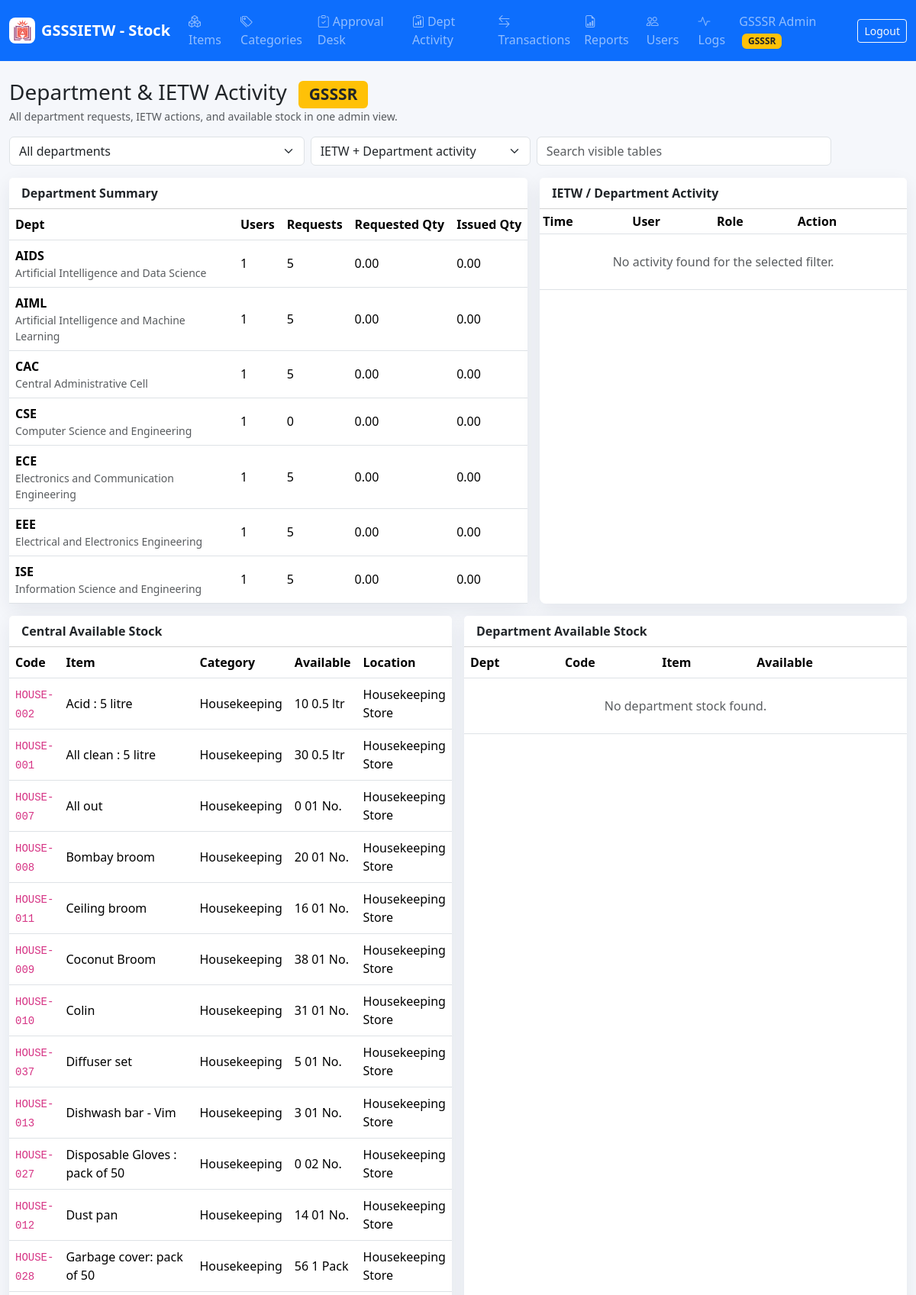
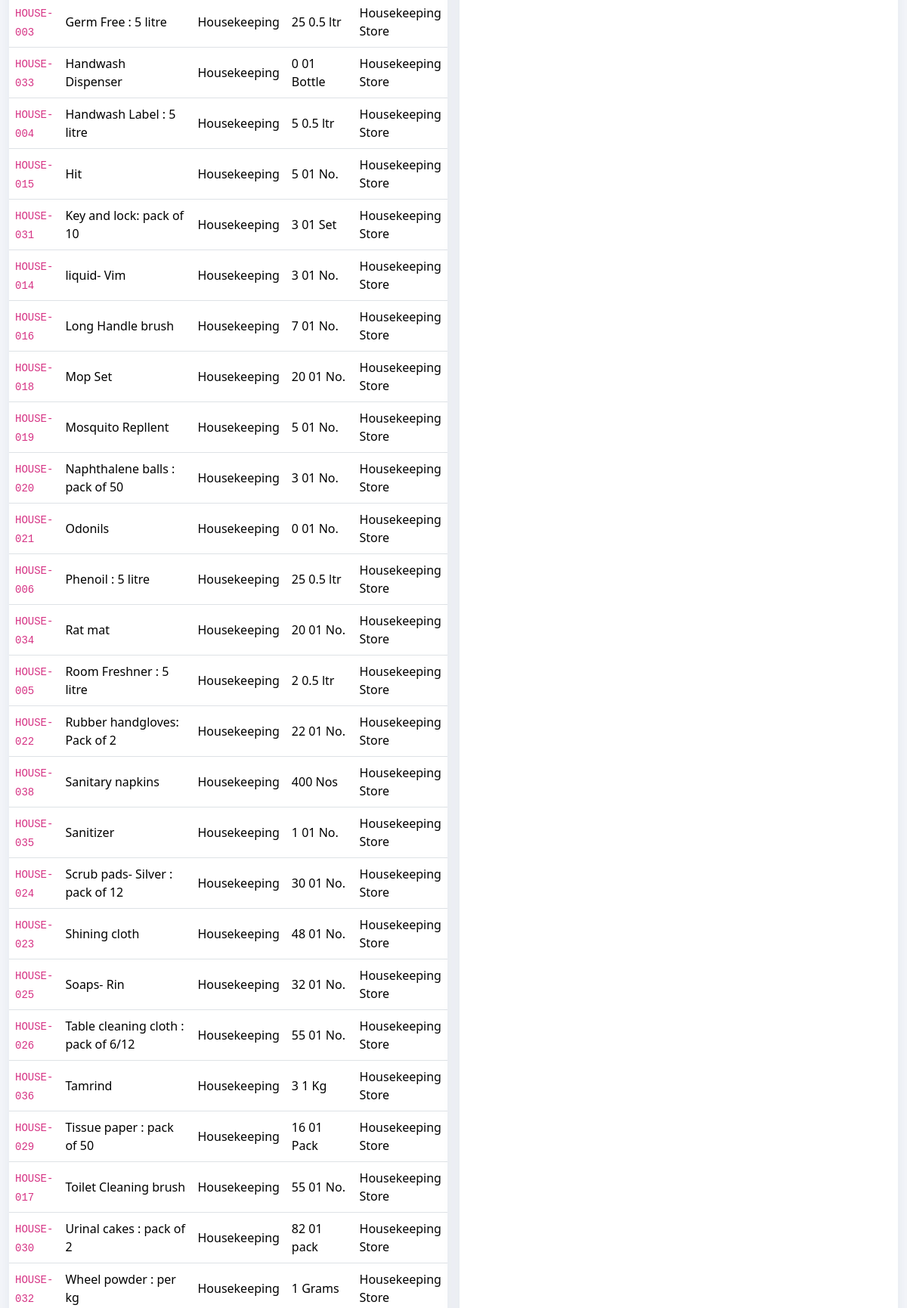
Page /admin/activities.php (signed in, upper part) on the committed database (2 pictures, top to bottom).
### tables this page shows
CREATE TABLE departments (
  id INT AUTO_INCREMENT PRIMARY KEY,
  name VARCHAR(120) NOT NULL UNIQUE,
  code VARCHAR(20) NOT NULL UNIQUE,
  created_at TIMESTAMP DEFAULT CURRENT_TIMESTAMP
);

CREATE TABLE items (
  id INT AUTO_INCREMENT PRIMARY KEY,
  item_code VARCHAR(60) NOT NULL UNIQUE,
  item_name VARCHAR(180) NOT NULL,
  category_id INT NOT NULL,
  quantity DECIMAL(12,2) NOT NULL DEFAULT 0,
  unit VARCHAR(40) NOT NULL DEFAULT 'Nos',
  unit_price DECIMAL(12,2) NOT NULL DEFAULT 0,
  minimum_stock DECIMAL(12,2) NOT NULL DEFAULT 0,
  storage_location VARCHAR(160) NULL,
  description TEXT NULL,
  status ENUM('ACTIVE','INACTIVE') NOT NULL DEFAULT 'ACTIVE',
  archive_reason TEXT NULL,
  archived_by INT NULL,
  archived_at DATETIME NULL,
  deletion_approval_status ENUM('NOT_REQUESTED','PENDING_GSSSR','APPROVED_BY_GSSSR','REJECTED_BY_GSSSR') NOT NULL DEFAULT 'NOT_REQUESTED',
  invoice_path VARCHAR(255) NULL,
  created_by INT NULL,
  created_at TIMESTAMP DEFAULT CURRENT_TIMESTAMP,
  updated_at TIMESTAMP NULL DEFAULT NULL ON UPDATE CURRENT_TIMESTAMP,
  deleted_at TIMESTAMP NULL DEFAULT NULL,
  INDEX idx_items_category (category_id),
  INDEX idx_items_low_stock (quantity, minimum_stock),
  FOREIGN KEY (category_id) REFERENCES categories(id),
  FOREIGN KEY (created_by) REFERENCES users(id),
  FOREIGN KEY (archived_by) REFERENCES users(id)
);

CREATE TABLE categories (
  id INT AUTO_INCREMENT PRIMARY KEY,
  name VARCHAR(120) NOT NULL UNIQUE,
  description TEXT NULL,
  created_at TIMESTAMP DEFAULT CURRENT_TIMESTAMP
);

### includes/functions.php (called while the page is built, shortened)
<?php
require_once __DIR__ . '/db.php';
function e(?string $value): string
{
    return htmlspecialchars((string)$value, ENT_QUOTES, 'UTF-8');
}
function rows(string $sql, array $params = []): array
{
    $stmt = Database::conn()->prepare($sql);
    $stmt->execute($params);
    return $stmt->fetchAll();
}
function one(string $sql, array $params = []): ?array
{
    $stmt = Database::conn()->prepare($sql);
    $stmt->execute($params);
    $row = $stmt->fetch();
    return $row ?: null;
}

### includes/db.php (called while the page is built, shortened)
<?php
final class Database
{
    private static ?PDO $pdo = null;
    public static function conn(): PDO
    {
        if (self::$pdo === null) {
            $dsn = 'mysql:host=' . DB_HOST . ';dbname=' . DB_NAME . ';charset=utf8mb4';
            self::$pdo = new PDO($dsn, DB_USER, DB_PASS, [
                PDO::ATTR_ERRMODE => PDO::ERRMODE_EXCEPTION,
                PDO::ATTR_DEFAULT_FETCH_MODE => PDO::FETCH_ASSOC,
                PDO::ATTR_EMULATE_PREPARES => false,
            ]);
        }
        return self::$pdo;
    }
}

### admin/activities.php (the view, shortened to what this page needs)
<?php
require_once __DIR__ . '/../includes/layout.php';
$deptInventoryExists = (bool)one("SHOW TABLES LIKE 'department_inventory'");
$departmentSummary = rows(
    'SELECT d.id, d.code, d.name,
            COUNT(DISTINCT u.id) user_count,
            COUNT(DISTINCT r.id) request_count,
            COALESCE(SUM(ri.requested_quantity), 0) requested_qty,
            COALESCE(SUM(ri.issued_quantity), 0) issued_qty
     FROM departments d
     LEFT JOIN users u ON u.department_id = d.id AND u.role = "DEPARTMENT"
     LEFT JOIN requests r ON r.department_id = d.id
     LEFT JOIN request_items ri ON ri.request_id = r.id
     WHERE d.code <> "ADMIN"
     GROUP BY d.id, d.code, d.name
     ORDER BY d.code'
);
$centralStock = rows(
    'SELECT i.item_code, i.item_name, c.name category_name, i.quantity, i.unit,
            i.minimum_stock, i.storage_location
     FROM items i
     JOIN categories c ON c.id = i.category_id
     WHERE i.deleted_at IS NULL AND i.status = "ACTIVE"
     ORDER BY c.name, i.item_name'
);
$deptStock = [];
if ($deptInventoryExists) {
    $deptParams = [];
    $deptWhere = '';
    $deptStock = rows(
        "SELECT d.code department_code, d.name department_name,
                i.item_code, i.item_name, i.unit, di.quantity
         FROM department_inventory di
         JOIN departments d ON d.id = di.department_id
         JOIN items i ON i.id = di.item_id
         WHERE d.code <> 'ADMIN' $deptWhere
         ORDER BY d.code, i.item_name",
        $deptParams
    );
}
$activityParams = [];
$activityWhere = 'WHERE u.role IN ("IETW", "DEPARTMENT")';
$activities = rows(
    "SELECT al.*, u.name user_name, u.role, d.code department_code, d.name department_name
     FROM activity_logs al
     JOIN users u ON u.id = al.user_id
     LEFT JOIN departments d ON d.id = u.department_id
     $activityWhere
     ORDER BY al.created_at DESC
     LIMIT 300",
    $activityParams
);
?>
<div class="d-flex flex-wrap justify-content-between align-items-center gap-2 mb-3">
  <div>
    <h1 class="h3 mb-0">Department & IETW Activity <span class="badge bg-warning text-dark ms-2">GSSSR</span></h1>
    <div class="text-muted small">All department requests, IETW actions, and available stock in one admin view.</div>
  </div>
</div>
<form class="row g-2 mb-3">
  <div class="col-md-4">
    <select name="department_id" class="form-select" onchange="this.form.submit()">
      <option value="0">All departments</option>
    </select>
  </div>
  <div class="col-md-3">
    <select name="role" class="form-select" onchange="this.form.submit()">
      <option value="">IETW + Department activity</option>
    </select>
  </div>
  <div class="col-md-4">
    <input class="form-control" data-filter-table=".gsssr-live-table" placeholder="Search visible tables">
  </div>
</form>
<div class="row g-3 mb-3">
  <div class="col-xl-7">
    <div class="card metric-card h-100">
      <div class="card-header bg-white fw-semibold">Department Summary</div>
      <div class="table-responsive">
        <table class="table table-hover align-middle mb-0 gsssr-live-table">
          <thead><tr><th>Dept</th><th>Users</th><th>Requests</th><th>Requested Qty</th><th>Issued Qty</th></tr></thead>
          <tbody>
            <?php foreach ($departmentSummary as $d): ?>
            <tr>
              <td><strong><?= e($d['code']) ?></strong><div class="small text-muted"><?= e($d['name']) ?></div></td>
              <td><?= e($d['user_count']) ?></td>
              <td><?= e($d['request_count']) ?></td>
              <td><?= e($d['requested_qty']) ?></td>
              <td><?= e($d['issued_qty']) ?></td>
            </tr>
            <?php endforeach; ?>
          </tbody>
        </table>
      </div>
    </div>
  </div>
  <div class="col-xl-5">
    <div class="card metric-card h-100">
      <div class="card-header bg-white fw-semibold">IETW / Department Activity</div>
      <div class="table-responsive">
        <table class="table table-sm align-middle mb-0 gsssr-live-table">
          <thead><tr><th>Time</th><th>User</th><th>Role</th><th>Action</th></tr></thead>
          <tbody>
            <?php if (!$activities): ?>
            <tr><td colspan="4" class="text-center text-muted py-4">No activity found for the selected filter.</td></tr>
            <?php endif; ?>
          </tbody>
        </table>
      </div>
    </div>
  </div>
</div>
<div class="row g-3 mb-3">
  <div class="col-xl-6">
    <div class="card metric-card h-100">
      <div class="card-header bg-white fw-semibold">Central Available Stock</div>
      <div class="table-responsive">
        <table class="table table-hover align-middle mb-0 gsssr-live-table">
          <thead><tr><th>Code</th><th>Item</th><th>Category</th><th>Available</th><th>Location</th><th>Status</th></tr></thead>
          <tbody>
            <?php foreach ($centralStock as $i): ?>
            <tr>
              <td><code><?= e($i['item_code']) ?></code></td>
              <td><?= e($i['item_name']) ?></td>
              <td><?= e($i['category_name']) ?></td>
              <td><?= e(number_format((float)$i['quantity'], 0) . ' ' . $i['unit']) ?></td>
              <td><?= e($i['storage_location']) ?></td>
            </tr>
            <?php endforeach; ?>
          </tbody>
        </table>
      </div>
    </div>
  </div>
  <div class="col-xl-6">
    <div class="card metric-card h-100">
      <div class="card-header bg-white fw-semibold">Department Available Stock</div>
      <?php if (!$deptInventoryExists): ?>
      <div class="card-body">
        <div class="alert alert-warning mb-0">Department stock table is not available yet. Run the latest database script to enable this section.</div>
      </div>
      <?php else: ?>
      <div class="table-responsive">
        <table class="table table-hover align-middle mb-0 gsssr-live-table">
          <thead><tr><th>Dept</th><th>Code</th><th>Item</th><th>Available</th></tr></thead>
          <tbody>
            <?php if (!$deptStock): ?>
            <tr><td colspan="4" class="text-center text-muted py-4">No department stock found.</td></tr>
            <?php endif; ?>
          </tbody>
        </table>
      </div>
      <?php endif; ?>
    </div>
  </div>
</div>

### assets/css/app.css (style rules this page uses)
body { background: #f5f7fb; }
.metric-card { border: 0; border-radius: 8px; box-shadow: 0 8px 24px rgba(30, 41, 59, .08); }
.table thead th { white-space: nowrap; }

### rows in the picture
departments: code "AIDS", name "Artificial Intelligence and Data Science", user_count "1", request_count "5", requested_qty "0.00", issued_qty "0.00"
departments: code "AIML", name "Artificial Intelligence and Machine Learning", user_count "1", request_count "5", requested_qty "0.00", issued_qty "0.00"
departments: code "CAC", name "Central Administrative Cell", user_count "1", request_count "5", requested_qty "0.00", issued_qty "0.00"
departments: code "CSE", name "Computer Science and Engineering", user_count "1", request_count "0", requested_qty "0.00", issued_qty "0.00"
departments: code "ECE", name "Electronics and Communication Engineering", user_count "1", request_count "5", requested_qty "0.00", issued_qty "0.00"
departments: code "EEE", name "Electrical and Electronics Engineering", user_count "1", request_count "5", requested_qty "0.00", issued_qty "0.00"
departments: code "ISE", name "Information Science and Engineering", user_count "1", request_count "5", requested_qty "0.00", issued_qty "0.00"
items: item_code "HOUSE-002", item_name "Acid : 5 litre", category.name "Housekeeping", quantity+unit "10 0.5 ltr", storage_location "Housekeeping Store"
items: item_code "HOUSE-001", item_name "All clean : 5 litre", category.name "Housekeeping", quantity+unit "30 0.5 ltr", storage_location "Housekeeping Store"
items: item_code "HOUSE-007", item_name "All out", category.name "Housekeeping", quantity+unit "0 01 No.", storage_location "Housekeeping Store"
items: item_code "HOUSE-008", item_name "Bombay broom", category.name "Housekeeping", quantity+unit "20 01 No.", storage_location "Housekeeping Store"
items: item_code "HOUSE-011", item_name "Ceiling broom", category.name "Housekeeping", quantity+unit "16 01 No.", storage_location "Housekeeping Store"
items: item_code "HOUSE-009", item_name "Coconut Broom", category.name "Housekeeping", quantity+unit "38 01 No.", storage_location "Housekeeping Store"
items: item_code "HOUSE-010", item_name "Colin", category.name "Housekeeping", quantity+unit "31 01 No.", storage_location "Housekeeping Store"
items: item_code "HOUSE-037", item_name "Diffuser set", category.name "Housekeeping", quantity+unit "5 01 No.", storage_location "Housekeeping Store"
items: item_code "HOUSE-013", item_name "Dishwash bar - Vim", category.name "Housekeeping", quantity+unit "3 01 No.", storage_location "Housekeeping Store"
items: item_code "HOUSE-027", item_name "Disposable Gloves : pack of 50", category.name "Housekeeping", quantity+unit "0 02 No.", storage_location "Housekeeping Store"
items: item_code "HOUSE-012", item_name "Dust pan", category.name "Housekeeping", quantity+unit "14 01 No.", storage_location "Housekeeping Store"
items: item_code "HOUSE-028", item_name "Garbage cover: pack of 50", category.name "Housekeeping", quantity+unit "56 1 Pack", storage_location "Housekeeping Store"
items: item_code "HOUSE-003", item_name "Germ Free : 5 litre", category.name "Housekeeping", quantity+unit "25 0.5 ltr", storage_location "Housekeeping Store"
items: item_code "HOUSE-033", item_name "Handwash Dispenser", category.name "Housekeeping", quantity+unit "0 01 Bottle", storage_location "Housekeeping Store"
items: item_code "HOUSE-004", item_name "Handwash Label : 5 litre", category.name "Housekeeping", quantity+unit "5 0.5 ltr", storage_location "Housekeeping Store"
items: item_code "HOUSE-015", item_name "Hit", category.name "Housekeeping", quantity+unit "5 01 No.", storage_location "Housekeeping Store"
items: item_code "HOUSE-031", item_name "Key and lock: pack of 10", category.name "Housekeeping", quantity+unit "3 01 Set", storage_location "Housekeeping Store"
items: item_code "HOUSE-014", item_name "liquid- Vim", category.name "Housekeeping", quantity+unit "3 01 No.", storage_location "Housekeeping Store"
items: item_code "HOUSE-016", item_name "Long Handle brush", category.name "Housekeeping", quantity+unit "7 01 No.", storage_location "Housekeeping Store"
items: item_code "HOUSE-018", item_name "Mop Set", category.name "Housekeeping", quantity+unit "20 01 No.", storage_location "Housekeeping Store"
items: item_code "HOUSE-019", item_name "Mosquito Repllent", category.name "Housekeeping", quantity+unit "5 01 No.", storage_location "Housekeeping Store"
items: item_code "HOUSE-020", item_name "Naphthalene balls : pack of 50", category.name "Housekeeping", quantity+unit "3 01 No.", storage_location "Housekeeping Store"
items: item_code "HOUSE-021", item_name "Odonils", category.name "Housekeeping", quantity+unit "0 01 No.", storage_location "Housekeeping Store"
items: item_code "HOUSE-006", item_name "Phenoil : 5 litre", category.name "Housekeeping", quantity+unit "25 0.5 ltr", storage_location "Housekeeping Store"
items: item_code "HOUSE-034", item_name "Rat mat", category.name "Housekeeping", quantity+unit "20 01 No.", storage_location "Housekeeping Store"
items: item_code "HOUSE-005", item_name "Room Freshner : 5 litre", category.name "Housekeeping", quantity+unit "2 0.5 ltr", storage_location "Housekeeping Store"
items: item_code "HOUSE-022", item_name "Rubber handgloves: Pack of 2", category.name "Housekeeping", quantity+unit "22 01 No.", storage_location "Housekeeping Store"
items: item_code "HOUSE-038", item_name "Sanitary napkins", category.name "Housekeeping", quantity+unit "400 Nos", storage_location "Housekeeping Store"
items: item_code "HOUSE-035", item_name "Sanitizer", category.name "Housekeeping", quantity+unit "1 01 No.", storage_location "Housekeeping Store"
items: item_code "HOUSE-024", item_name "Scrub pads- Silver : pack of 12", category.name "Housekeeping", quantity+unit "30 01 No.", storage_location "Housekeeping Store"
items: item_code "HOUSE-023", item_name "Shining cloth", category.name "Housekeeping", quantity+unit "48 01 No.", storage_location "Housekeeping Store"
items: item_code "HOUSE-025", item_name "Soaps- Rin", category.name "Housekeeping", quantity+unit "32 01 No.", storage_location "Housekeeping Store"
items: item_code "HOUSE-026", item_name "Table cleaning cloth : pack of 6/12", category.name "Housekeeping", quantity+unit "55 01 No.", storage_location "Housekeeping Store"
items: item_code "HOUSE-036", item_name "Tamrind", category.name "Housekeeping", quantity+unit "3 1 Kg", storage_location "Housekeeping Store"
items: item_code "HOUSE-029", item_name "Tissue paper : pack of 50", category.name "Housekeeping", quantity+unit "16 01 Pack", storage_location "Housekeeping Store"
items: item_code "HOUSE-017", item_name "Toilet Cleaning brush", category.name "Housekeeping", quantity+unit "55 01 No.", storage_location "Housekeeping Store"
items: item_code "HOUSE-030", item_name "Urinal cakes : pack of 2", category.name "Housekeeping", quantity+unit "82 01 pack", storage_location "Housekeeping Store"
items: item_code "HOUSE-032", item_name "Wheel powder : per kg", category.name "Housekeeping", quantity+unit "1 Grams", storage_location "Housekeeping Store"

### other values in the picture
APP_SHORT_NAME "GSSSIETW - Stock"
$l[1] "Items"
$l[1] "Categories"
$l[1] "Approval Desk"
$l[1] "Dept Activity"
$l[1] "Transactions"
$l[1] "Reports"
$l[1] "Users"
$l[1] "Logs"
$u['name'] "GSSSR Admin"
$role "GSSSR"
